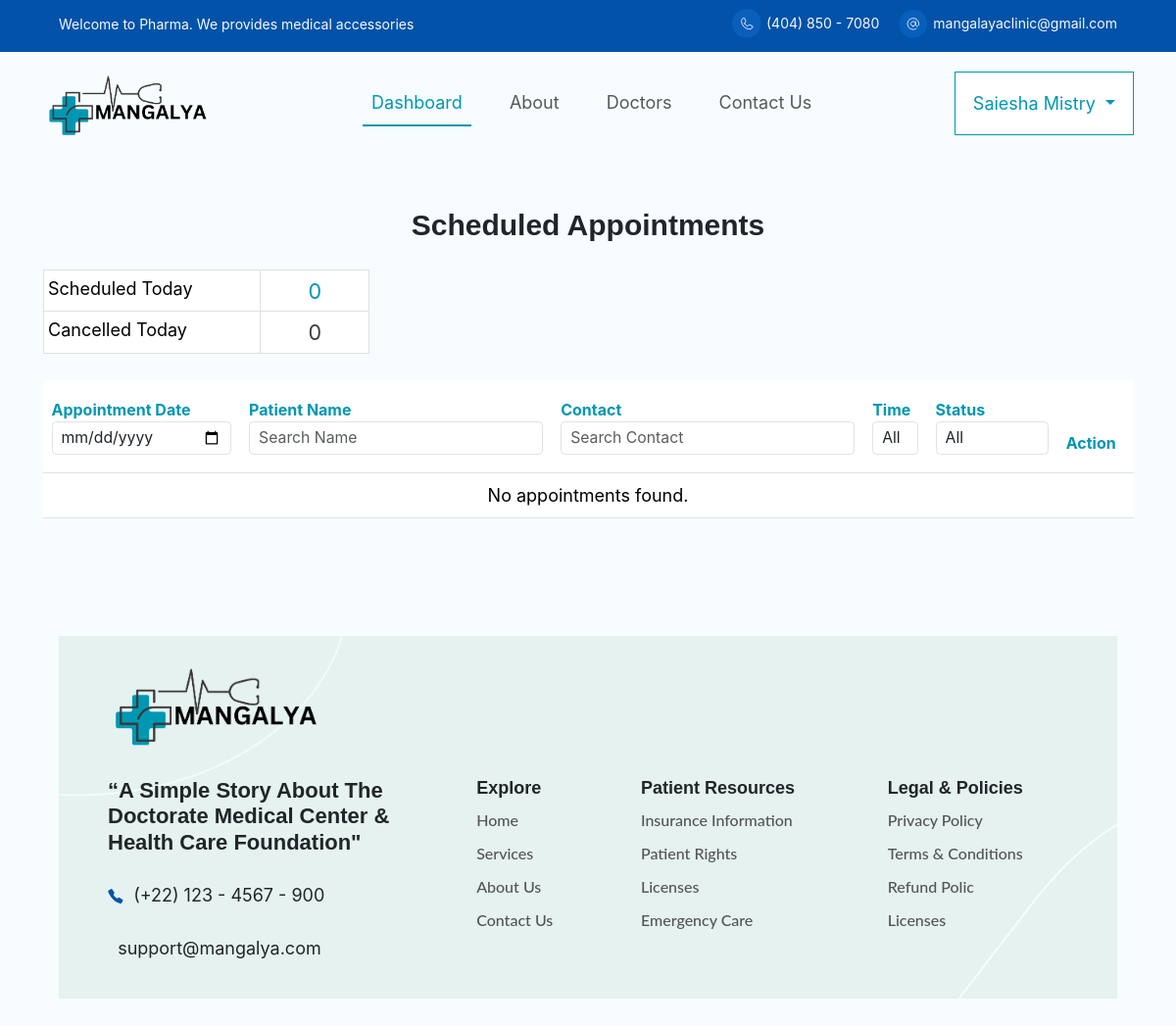
Before: /doctor_dashboard/ (signed in) with the older database file.
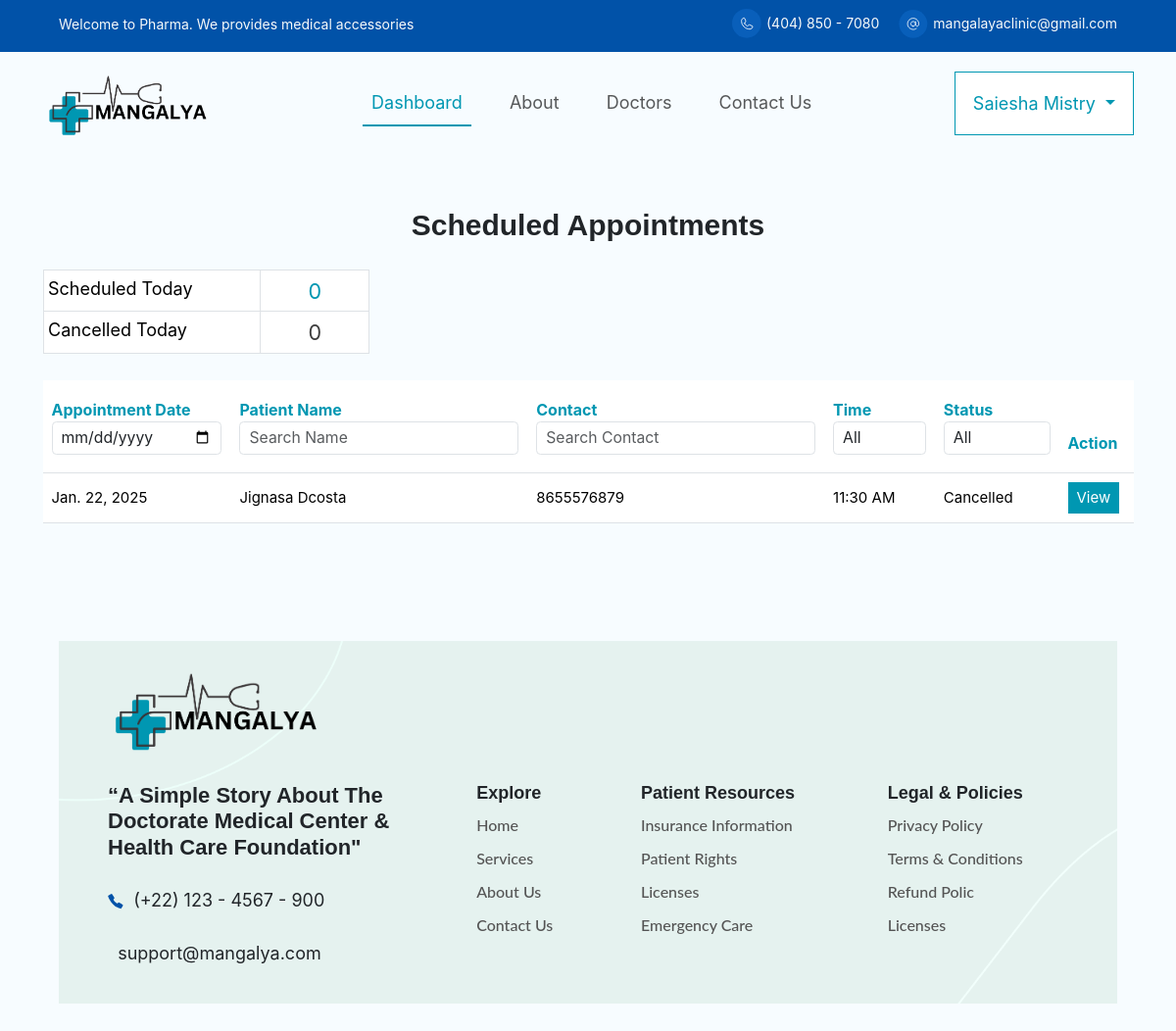
After: the same page with the newer database file.
### appointment/models.py (models this page shows, shortened)
class Appointment(models.Model):
    STATUS_CHOICES = [
        ('Scheduled', 'Scheduled'),
        ('Completed', 'Completed'),
        ('Cancelled', 'Cancelled'),
    ]
    patient = models.ForeignKey(CustomUser, on_delete=models.CASCADE, related_name='appointments', limit_choices_to={'is_patient': True})
    doctor = models.ForeignKey(CustomUser, on_delete=models.CASCADE, related_name='appointments_as_doctor', limit_choices_to={'is_doctor': True})
    date = models.DateField()
    time = models.CharField(max_length=10, choices=TIME_SLOT_CHOICES)
    status = models.CharField(max_length=10, choices=STATUS_CHOICES, default='Scheduled')

class CustomUser(AbstractUser):
    email = models.EmailField(unique=True)  # Use email as the unique identifier
    is_patient = models.BooleanField(default=False, db_index=True)
    is_doctor = models.BooleanField(default=False, db_index=True)
    user_permissions=models.ManyToManyField('auth.Permission',related_name='account_user_permission_set',blank=True)
    groups = models.ManyToManyField('auth.Group',related_name='account_user_set',blank=True)
    USERNAME_FIELD = 'email'
    REQUIRED_FIELDS = ['username']
    class Meta:
        indexes = [
            models.Index(fields=['username']),
            models.Index(fields=['email']),
        ]

class PatientProfile(models.Model):
    user = models.OneToOneField(CustomUser, on_delete=models.CASCADE, related_name='patient_profile')
    date_of_birth = models.DateField()
    gender = models.CharField(max_length=1, choices=GENDER_CHOICES)
    contact_number = models.CharField(max_length=15)

### appointment/views.py (the view)
# urls.py: path('doctor_dashboard/',views.doctor_dashboard,name='doctor_dashboard'),
@login_required
def doctor_dashboard(request):
    today = date.today()
    scheduled_count = Appointment.objects.filter(date=today, status='Scheduled').count()
    cancelled_count = Appointment.objects.filter(date=today, status='Cancelled').count()
    unique_times = Appointment.objects.values_list('time', flat=True).distinct()
    selected_date = request.GET.get('date', '')
    selected_patient = request.GET.get('patient_name', '')
    selected_contact = request.GET.get('contact', '')
    selected_time = request.GET.get('time', '')
    selected_status = request.GET.get('status', '')
    appointments = Appointment.objects.filter(doctor=request.user)
    if selected_date:
        appointments = appointments.filter(date=selected_date)
    if selected_patient:
        appointments = appointments.filter(
            patient__first_name__icontains=selected_patient
        ) | appointments.filter(patient__last_name__icontains=selected_patient)
    if selected_contact:
        appointments = appointments.filter(patient__patient_profile__contact_number__icontains=selected_contact)
    if selected_time:
        appointments = appointments.filter(time=selected_time)
    if selected_status:
        appointments = appointments.filter(status=selected_status)
    return render(request, 'doctor_dashboard.html', {
        'appointments': appointments,
        'scheduled_count': scheduled_count,
        'cancelled_count': cancelled_count,
        'unique_times': unique_times,  # Send unique time values to the template
    })

### templates/doctor_dashboard.html (shortened to what this page needs)
{% extends "base.html" %}
{% load static %}
{% block content %}
<div class="container">
    <div class="text-center mb-4 mt-5">
        <h4 class="page-header">Scheduled Appointments</h4>
    </div>
    <div class="mb-4">
        <table class="table table-bordered table-sm appointment-table-count" id="appointmentsTable" style="width: 30%;">
            <tbody>
                <tr>
                    <td class="text-start" style="font-weight: 400;">Scheduled Today</td>
                    <td class="text-center" style="font-size: 1.2rem; color: #0097B2;">{{ scheduled_count }}</td>
                </tr>
                <tr>
                    <td class="text-start" style="font-weight: 400;">Cancelled Today</td>
                    <td class="text-center" style="font-size: 1.2rem; color: #3e3e3e;">{{ cancelled_count }}</td>
                </tr>
            </tbody>
        </table>
    </div>
    <form method="GET" action="{% url 'doctor_dashboard' %}">
        <table class="table table-responsive align-middle">
            <thead class="table-brand py-3">
                <tr>
                    <th class="py-3" style="font-size: 16px; color: #0097B2;">
                        Appointment Date
                        <input type="date" name="date" class="form-control form-control-sm" value="{{ request.GET.date }}" onchange="this.form.submit()">
                    </th>
                    <th class="py-3" style="font-size: 16px; color: #0097B2;">
                        Patient Name
                        <input type="text" name="patient_name" class="form-control form-control-sm" placeholder="Search Name" value="{{ request.GET.patient_name }}" onchange="this.form.submit()">
                    </th>
                    <th class="py-3" style="font-size: 16px; color: #0097B2;">
                        Contact
                        <input type="text" name="contact" class="form-control form-control-sm" placeholder="Search Contact" value="{{ request.GET.contact }}" onchange="this.form.submit()">
                    </th>
                    <th class="py-3" style="font-size: 16px; color: #0097B2;">
                        Time
                        <select name="time" class="form-control form-control-sm" onchange="this.form.submit()">
                            <option value="" style="font-size: 14px;">All</option>
                        </select>
                    </th>
                    <th class="py-3" style="font-size: 16px; color: #0097B2;">
                        Status
                        <select name="status" class="form-control form-control-sm" onchange="this.form.submit()">
                            <option value="" style="font-size: 14px;">All</option>
                        </select>
                    </th>
                    <th class="py-3" style="font-size: 16px; color: #0097B2;">
                        Action
                    </th>
                </tr>
            </thead>
            <tbody>
                {% for appointment in appointments %}
                <tr>
                    <td style="font-size: 15px;">{{ appointment.date }}</td>
                    <td style="font-size: 15px;">{{ appointment.patient.first_name }} {{ appointment.patient.last_name }}</td>
                    <td style="font-size: 15px;">{{ appointment.patient.patient_profile.contact_number }}</td>
                    <td style="font-size: 15px;">{{ appointment.time }}</td>
                    <td style="font-size: 15px;">{{ appointment.status }}</td>
                    <td style="display: flex; gap: 5px;">
                        <a href="{% url 'doctor_appointment_detail' appointment.id %}" class="btn btn-sm btn-primary-sm" style="font-size: 15px;">View</a>
                    </td>
                </tr>
                {% empty %}
                <tr>
                    <td colspan="6" class="text-center">No appointments found.</td>
                </tr>
                {% endfor %}
            </tbody>
        </table>
    </form>
</div>
{% endblock content %}

Changed rows visible on the page:
added Appointment: date "Jan. 22, 2025", patient.first_name "Jignasa", patient.last_name "Dcosta", patient.patient_profile.contact_number "8655576879", time "11:30 AM", status "Cancelled"
Other visible differences:
text no longer shown: "No appointments found."
